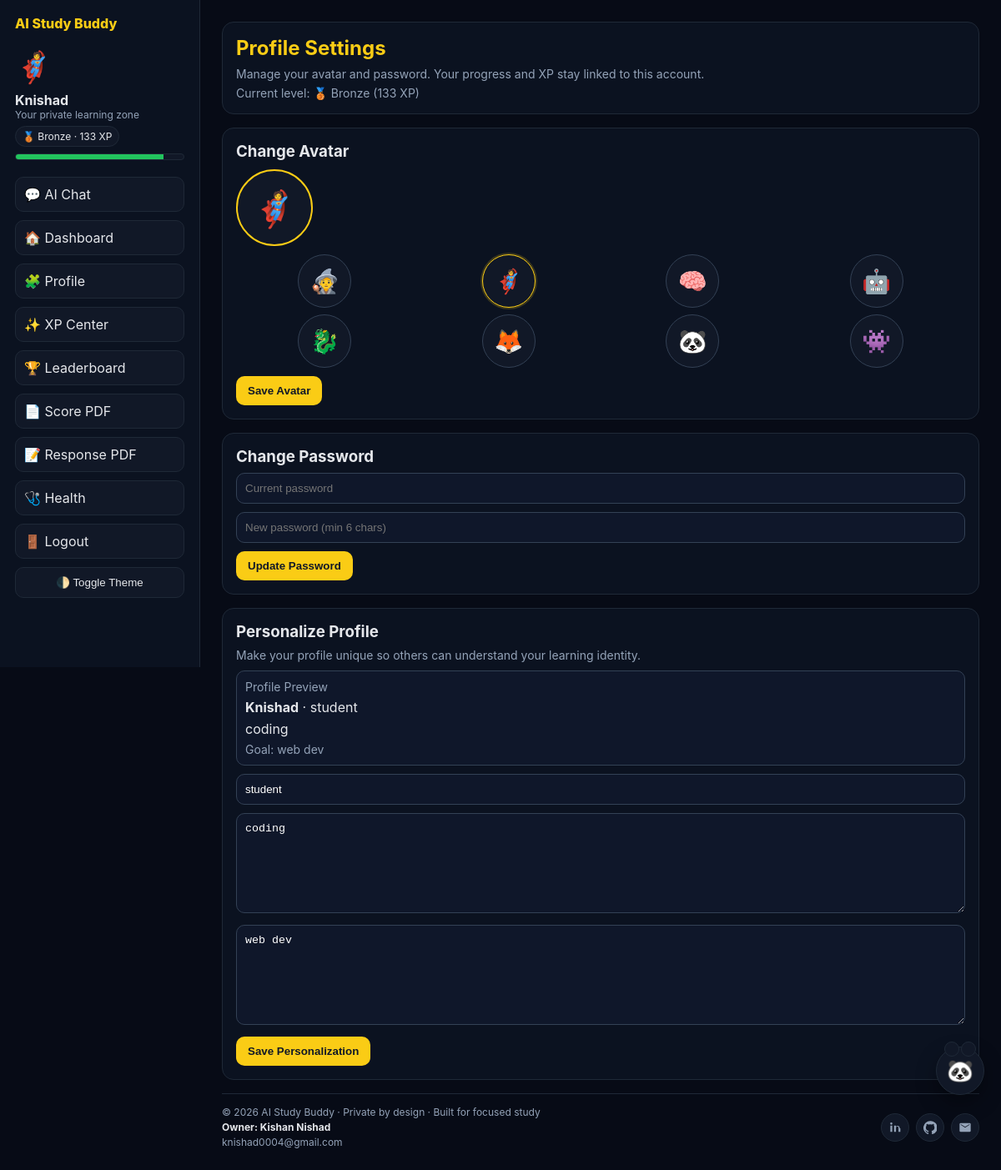
Screenshot of /profile (signed in) with the database file from the repository.
### tables this page shows
CREATE TABLE users (
            id INTEGER PRIMARY KEY AUTOINCREMENT,
            username TEXT UNIQUE NOT NULL,
            password_hash TEXT NOT NULL,
            avatar TEXT NOT NULL,
            created_at TEXT NOT NULL
        , xp INTEGER NOT NULL DEFAULT 0);

CREATE TABLE user_profiles (
            id INTEGER PRIMARY KEY AUTOINCREMENT,
            user_id INTEGER NOT NULL UNIQUE,
            role TEXT,
            bio TEXT,
            learning_goal TEXT,
            updated_at TEXT NOT NULL,
            FOREIGN KEY(user_id) REFERENCES users(id)
        );

### app.py (the view, shortened to what this page needs)
    @app.route("/profile", methods=["GET", "POST"])
    @login_required
    def profile():
        refreshed_user = get_current_user(app)
        user_profile_custom = get_user_profile_customization(app, g.user["id"])
        return render_template(
            "profile.html",
            user=refreshed_user,
            avatars=AVATARS,
            user_profile_custom=user_profile_custom,
        )

### app.py (called while the page is built, shortened)
def get_db_connection(app: Flask) -> sqlite3.Connection:
    conn = sqlite3.connect(app.config["DATABASE_PATH"])
    conn.row_factory = sqlite3.Row
    return conn

def login_required(view):
    @wraps(view)
    def wrapped_view(*args, **kwargs):
        if "user_id" not in session:
            return redirect(url_for("login"))
        return view(*args, **kwargs)
    return wrapped_view

def get_current_user(app: Flask):
    user_id = session.get("user_id")
    if not user_id:
        return None
    conn = get_db_connection(app)
    user = conn.execute("SELECT id, username, avatar, xp FROM users WHERE id = ?", (user_id,)).fetchone()
    conn.close()
    return user

def get_level_info(xp: int):
    current_name = "Bronze"
    current_icon = "🥉"
    next_threshold = None
    for threshold, name, icon in LEVELS:
        if xp >= threshold:
            current_name = name
            current_icon = icon
        elif next_threshold is None:
            next_threshold = threshold
    progress_to_next = 100
    if next_threshold is not None:
        previous_threshold = 0
        for threshold, _, _ in LEVELS:
            if threshold <= xp:
                previous_threshold = threshold
        span = max(next_threshold - previous_threshold, 1)
        progress_to_next = int(((xp - previous_threshold) / span) * 100)
    return {
        "name": current_name,
        "icon": current_icon,
        "next_threshold": next_threshold,
        "progress": max(0, min(progress_to_next, 100)),
    }

def register_hooks(app: Flask) -> None:
    @app.before_request
    def load_logged_user():
        g.user = get_current_user(app)
    @app.before_request
    def basic_rate_limit():
        if request.method != "POST":
            return None
    @app.after_request
    def add_security_headers(response):
        response.headers["X-Content-Type-Options"] = "nosniff"
        response.headers["X-Frame-Options"] = "DENY"
        response.headers["Referrer-Policy"] = "strict-origin-when-cross-origin"
        response.headers["Cache-Control"] = "no-store" if request.path.startswith("/api/") else "public, max-age=60"
        return response
    @app.context_processor
    def inject_user_level():
        user = getattr(g, "user", None)
        level = get_level_info(int(user["xp"])) if user else None
        return {"current_level": level, "level_for_xp": get_level_info}

### templates/profile.html (shortened to what this page needs)
{% extends 'base.html' %}
{% block content %}
<section class="panel">
  <h2 style="color:#facc15;margin-bottom:8px">Profile Settings</h2>
  <p class="meta">Manage your avatar and password. Your progress and XP stay linked to this account.</p>
  {% if current_level %}<p class="meta" style="margin-top:6px">Current level: {{ current_level['icon'] }} {{ current_level['name'] }} ({{ user['xp'] }} XP)</p>{% endif %}
</section>
<section class="panel">
  <h3 style="margin-bottom:8px">Change Avatar</h3>
  <div class="avatar-preview" id="avatarPreview">{{ user['avatar'] }}</div>
  <form method="POST" id="avatarForm">
    <div class="avatars">
      {% for avatar in avatars %}
        <div class="avatar-option {% if avatar == user['avatar'] %}active{% endif %}" data-avatar="{{ avatar }}">{{ avatar }}</div>
      {% endfor %}
    </div>
    <button class="btn btn-primary" type="submit">Save Avatar</button>
  </form>
</section>
<section class="panel">
  <h3 style="margin-bottom:8px">Change Password</h3>
  <form method="POST">
    <input type="password" name="current_password" placeholder="Current password" required>
    <input type="password" name="new_password" placeholder="New password (min 6 chars)" minlength="6" required>
    <button class="btn btn-primary" type="submit">Update Password</button>
  </form>
</section>
<section class="panel">
  <h3 style="margin-bottom:8px">Personalize Profile</h3>
  <p class="meta" style="margin-bottom:10px">Make your profile unique so others can understand your learning identity.</p>
  <div style="padding:10px;border:1px solid #334155;border-radius:10px;background:#0f172a;margin-bottom:10px">
    <div class="meta">Profile Preview</div>
    <p style="margin-top:6px;margin-bottom:6px"><strong>{{ user['username'] }}</strong>{% if user_profile_custom['role'] %} · {{ user_profile_custom['role'] }}{% endif %}</p>
    {% if user_profile_custom['bio'] %}<p style="margin:0 0 6px 0">{{ user_profile_custom['bio'] }}</p>{% endif %}
    {% if user_profile_custom['learning_goal'] %}<p class="meta" style="margin:0">Goal: {{ user_profile_custom['learning_goal'] }}</p>{% endif %}
  </div>
  <form method="POST">
    <input type="text" name="role" maxlength="80" placeholder="Your role (e.g. Student, Frontend Developer, Data Analyst)" value="{{ user_profile_custom['role'] if user_profile_custom else '' }}">
    <textarea name="bio" maxlength="300" placeholder="Short bio (who you are and what you love learning)">{{ user_profile_custom['bio'] if user_profile_custom else '' }}</textarea>
    <textarea name="learning_goal" maxlength="300" placeholder="Your current learning goal">{{ user_profile_custom['learning_goal'] if user_profile_custom else '' }}</textarea>
    <button class="btn btn-primary" type="submit">Save Personalization</button>
  </form>
</section>
{% endblock %}

### templates/base.html (shortened to what this page needs)
<!DOCTYPE html>
<html lang="en">
<head>
</head>
<body>
  <div class="layout">
    {% if user %}
    <aside class="sidebar">
      <div class="brand">AI Study Buddy</div>
      <div class="avatar-badge">{{ user['avatar'] }}</div>
      <div><strong>{{ user['username'] }}</strong></div>
      <div class="small">Your private learning zone</div>
      {% if current_level %}
      <div class="level-pill">{{ current_level['icon'] }} {{ current_level['name'] }} · {{ user['xp'] }} XP</div>
      <div class="progress-track"><div class="progress-bar" data-progress="{{ current_level['progress'] }}"></div></div>
      {% endif %}
      <nav class="menu">
        <a href="{{ url_for('chat') }}">💬 AI Chat</a>
        <a href="{{ url_for('dashboard') }}">🏠 Dashboard</a>
        <a href="{{ url_for('profile') }}">🧩 Profile</a>
        <a href="{{ url_for('xp_center') }}">✨ XP Center</a>
        <a href="{{ url_for('leaderboard_page') }}">🏆 Leaderboard</a>
        <a href="{{ url_for('export_scores_pdf') }}">📄 Score PDF</a>
        <a href="{{ url_for('export_response_pdf') }}">📝 Response PDF</a>
        <a href="{{ url_for('health_page') }}">🩺 Health</a>
        <a href="{{ url_for('logout') }}">🚪 Logout</a>
      </nav>
      <button id="themeToggle" class="theme-toggle" type="button">🌓 Toggle Theme</button>
    </aside>
    {% endif %}
    <main class="main">
      {% block content %}{% endblock %}
      <footer class="footer">
        <div class="footer-row">
          <div class="owner">
            <div>© 2026 AI Study Buddy · Private by design · Built for focused study</div>
            <strong>Owner: Kishan Nishad</strong>
            <div class="owner-mail">knishad0004@gmail.com</div>
          </div>
          <div class="owner-icons">
            <a class="icon-btn icon-wrap" data-tooltip="LinkedIn" href="https://www.linkedin.com/in/kishan-nishad-161a73392" target="_blank" rel="noopener noreferrer" aria-label="LinkedIn" title="LinkedIn">
              <svg viewBox="0 0 24 24" aria-hidden="true"><path d="M6.94 8.5H3.56V20h3.38V8.5zM5.25 7.03a1.97 1.97 0 1 0 0-3.94 1.97 1.97 0 0 0 0 3.94zM20.44 13.37c0-3.07-1.64-4.5-3.82-4.5-1.76 0-2.55.97-2.99 1.65V8.5h-3.38V20h3.38v-6.43c0-1.7.32-3.34 2.43-3.34 2.08 0 2.11 1.95 2.11 3.45V20h3.38v-6.63z"/></svg>
            </a>
            <a class="icon-btn icon-wrap" data-tooltip="GitHub" href="https://github.com/code-with-kishan" target="_blank" rel="noopener noreferrer" aria-label="GitHub" title="GitHub">
            </a>
            <a class="icon-btn icon-wrap" data-tooltip="Email" href="mailto:knishad0004@gmail.com" aria-label="Email" title="Email">
              <svg viewBox="0 0 24 24" aria-hidden="true"><path d="M20 4H4a2 2 0 0 0-2 2v12a2 2 0 0 0 2 2h16a2 2 0 0 0 2-2V6a2 2 0 0 0-2-2zm0 3.2-8 5-8-5V6l8 5 8-5v1.2z"/></svg>
            </a>
          </div>
        </div>
      </footer>
    </main>
  </div>
  {% if user %}
  <button id="buddyFab" class="buddy-fab" type="button" aria-label="Open AI helper">🐼</button>
  {% endif %}
</body>
</html>

### templates/base.html (style rules this page uses)
:root { --bg:#070b16; --text:#e5e7eb; --muted:#94a3b8; --card:#0b1220; --card-2:#111827; --border:#1f2937; --accent:#facc15; --chat-panel:#1d1336; --chat-head:#2a1a4f; --chat-ai:#261a45; --chat-user:#1f2937; }
* { margin:0;padding:0;box-sizing:border-box }
body { font-family:Inter,system-ui,-apple-system,sans-serif;background:var(--bg);color:var(--text);transition:background .2s ease,color .2s ease }
a { text-decoration:none;color:inherit }
.layout { display:grid;grid-template-columns:240px 1fr;min-height:100vh }
.sidebar { background:var(--card);border-right:1px solid var(--border);padding:18px;position:sticky;top:0;height:100vh }
.brand { font-weight:800;color:var(--accent);margin-bottom:20px }
.avatar-badge { font-size:36px;margin-bottom:8px }
.small { font-size:12px;color:var(--muted) }
.level-pill { display:inline-block;margin-top:6px;padding:4px 8px;border-radius:999px;background:var(--card-2);border:1px solid var(--border);font-size:12px }
.progress-track { height:8px;background:var(--card-2);border-radius:999px;overflow:hidden;margin-top:8px;border:1px solid var(--border) }
.progress-bar { height:100%;background:#22c55e }
.menu { display:flex;flex-direction:column;gap:10px;margin-top:20px }
.menu a { padding:10px;border-radius:10px;background:var(--card-2);border:1px solid var(--border) }
.theme-toggle { margin-top:10px;padding:10px;border-radius:10px;border:1px solid var(--border);background:var(--card-2);color:var(--text);cursor:pointer;width:100% }
.main { padding:26px;display:flex;flex-direction:column;min-height:100vh }
.footer { margin-top:auto;padding-top:14px;border-top:1px solid var(--border);color:var(--muted);font-size:12px }
.footer-row { display:flex;justify-content:space-between;align-items:center;gap:12px;flex-wrap:wrap }
.owner { display:flex;flex-direction:column;gap:3px }
.owner strong { color:var(--text) }
.owner-mail { color:var(--muted) }
.owner-icons { display:flex;gap:8px;align-items:center }
.icon-btn { width:34px;height:34px;display:flex;align-items:center;justify-content:center;border-radius:50%;background:var(--card-2);border:1px solid var(--border);color:var(--muted);transition:all .2s ease }
.icon-btn svg { width:16px;height:16px;fill:currentColor }
.icon-wrap { position:relative }
.icon-wrap::after { content:attr(data-tooltip); position:absolute; left:50%; transform:translateX(-50%); bottom:42px; background:var(--card-2); color:var(--text); border:1px solid var(--border); font-size:11px; padding:4px 7px; border-radius:6px; white-space:nowrap; opacity:0; pointer-events:none; transition:opacity .2s ease; }
.buddy-fab { position:fixed; right:20px; bottom:120px; width:58px; height:58px; border-radius:50%; border:1px solid var(--border); background:var(--card-2); color:var(--text); font-size:26px; cursor:pointer; z-index:90; box-shadow:0 10px 25px rgba(0,0,0,.35); animation:buddyPulse 2.2s ease-in-out infinite; }
.buddy-fab::before,.buddy-fab::after { content:'';position:absolute;top:-7px;width:16px;height:16px;background:var(--card-2);border:1px solid var(--border);border-radius:50% }
.buddy-fab::before { left:9px }
.buddy-fab::after { right:9px }

### templates/profile.html (style rules this page uses)
.panel { background:#0b1220;border:1px solid #1f2937;border-radius:14px;padding:16px;margin-bottom:16px }
.avatars { display:grid;grid-template-columns:repeat(4,1fr);gap:8px;margin:10px 0 }
.avatar-preview { width:92px;height:92px;border-radius:50%;display:flex;align-items:center;justify-content:center;background:#111827;border:2px solid #facc15;font-size:42px;margin:10px 0 }
.avatar-option { width:64px;height:64px;background:#111827;border:1px solid #334155;border-radius:50%;display:flex;align-items:center;justify-content:center;cursor:pointer;font-size:28px;margin:0 auto }
.avatar-option.active { border-color:#facc15;box-shadow:0 0 0 2px rgba(250,204,21,.2) }
.btn { padding:10px 14px;border:none;border-radius:10px;font-weight:700;cursor:pointer }
.btn-primary { background:#facc15;color:#111827 }
input,textarea { width:100%;padding:10px;border-radius:10px;border:1px solid #334155;background:#0f172a;color:#fff;margin-bottom:10px }
textarea { min-height:120px;resize:vertical }
.meta { color:#94a3b8;font-size:14px }

### rows the page displays
users: avatar "🦸", username "Knishad", xp "133"
user_profiles: role "student", bio "coding", learning_goal "web dev"

### other values shown
{{ current_level['icon'] }} "🥉"
{{ current_level['name'] }} "Bronze"
{{ avatar }} "🧙" "🦸" "🧠" "🤖" "🐉" "🦊" "🐼" "👾"
